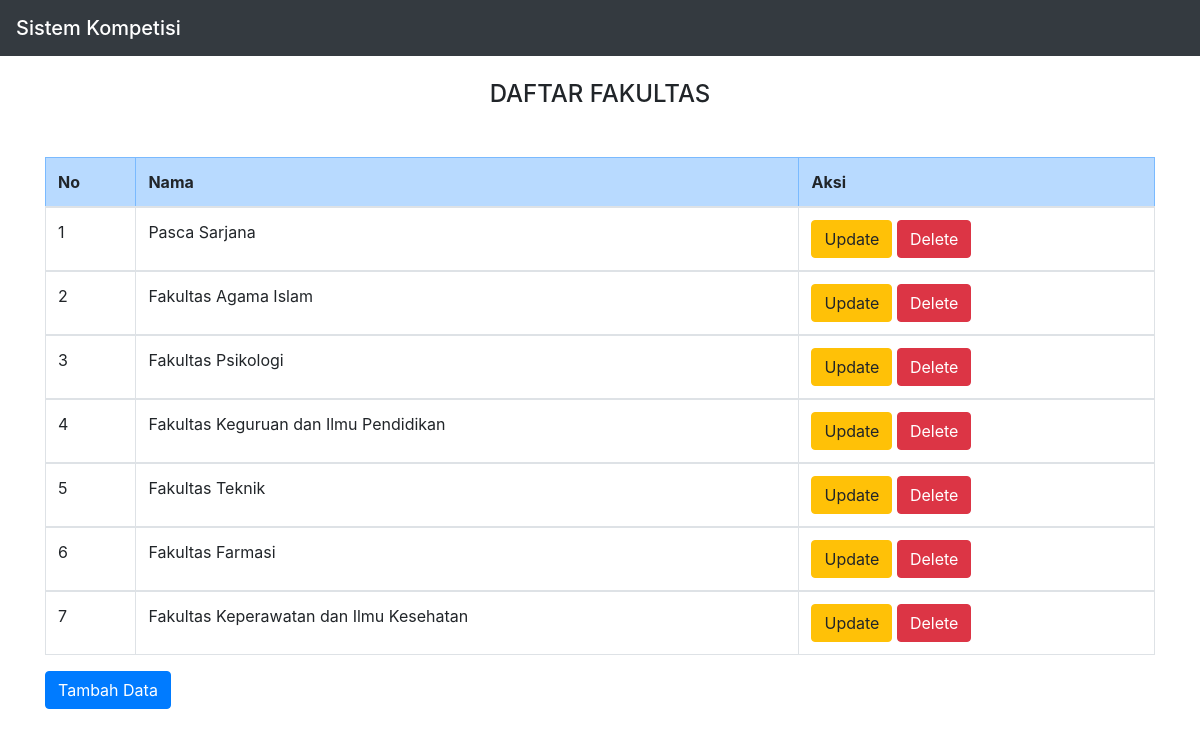
The page / on the database its author committed.
### tables this page shows
CREATE TABLE `fakultas` (
  `id_fakultas` int(100) NOT NULL,
  `nama` varchar(100) NOT NULL
);

### index.php (the view, shortened to what this page needs)
<!DOCTYPE html>
<html>
<head>
<link rel="stylesheet" href="https://cdn.jsdelivr.net/npm/bootstrap@4.6.1/dist/css/bootstrap.min.css">
</head>
<body>
    <nav class="navbar navbar-dark bg-dark">
            <span class="navbar-brand mb-0 h1">Sistem Kompetisi</span>
    </nav>
<div class="container">
    <br>
    <h4><center>DAFTAR FAKULTAS</center></h4>
     <tr class="table-danger">
            <br>
        <thead>
        <tr>
       <table class="my-3 table table-bordered">
            <tr class="table-primary">
            <th>No</th>
            <th>Nama</th>
            <th colspan='2'>Aksi</th>
        </tr>
        </thead>
        <?php
        include "koneksi.php";
        $sql="select * from fakultas order by id_fakultas desc";
        $hasil=mysqli_query($kon,$sql);
        $no=0;
        while ($data = mysqli_fetch_array($hasil)) {
            $no++;
            ?>
            <tbody>
            <tr>
                <td><?php echo $no;?></td>
                <td><?php echo $data["nama"];   ?></td>
                <td>
                    <a href="update.php?id_fakultas=<?php echo htmlspecialchars($data['id_fakultas']); ?>" class="btn btn-warning" role="button">Update</a>
                    <a href="<?php echo htmlspecialchars($_SERVER["PHP_SELF"]);?>?id_fakultas=<?php echo $data['id_fakultas']; ?>" class="btn btn-danger" role="button">Delete</a>
                </td>
            </tr>
            </tbody>
            <?php
        }
        ?>
    <a href="create.php" class="btn btn-primary" role="button">Tambah Data</a>
</div>
</body>
</html>

### rows shown on the page
fakultas: nama "Pasca Sarjana"
fakultas: nama "Fakultas Agama Islam"
fakultas: nama "Fakultas Psikologi"
fakultas: nama "Fakultas Keguruan dan Ilmu Pendidikan"
fakultas: nama "Fakultas Teknik"
fakultas: nama "Fakultas Farmasi"
fakultas: nama "Fakultas Keperawatan dan Ilmu Kesehatan"
